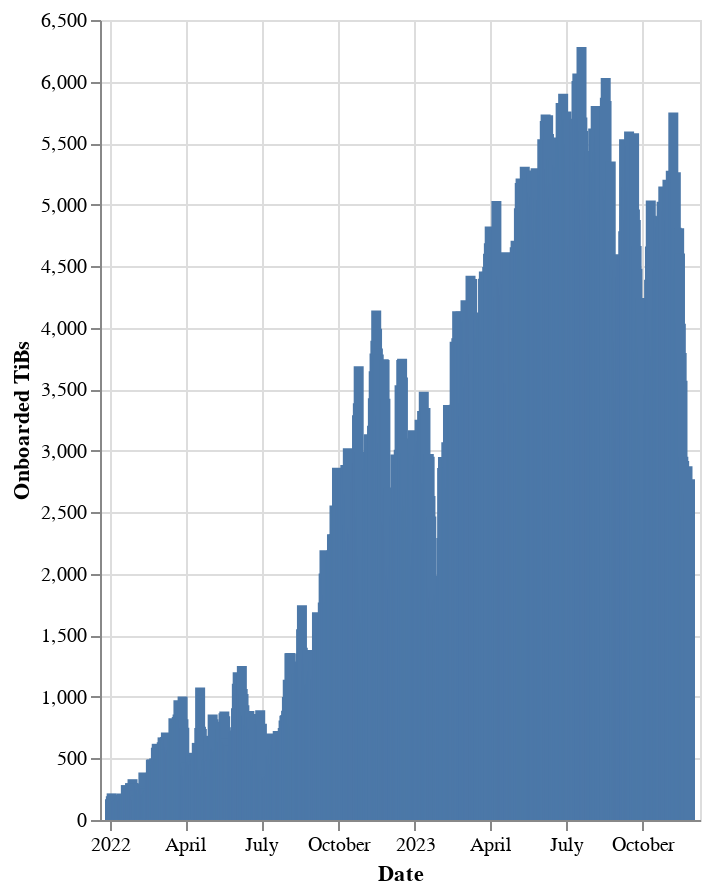

Notebook cell for this chart:
### Markdown cell above
## Data Onboarding Rate

### Code cell
# | output: true

c = (
    alt.Chart(df)
    .mark_bar()
    .encode(
        x=alt.X("date:T", title="Date"),
        y=alt.Y("onboarded_tibs:Q", title="Onboarded TiBs"),
        tooltip=[
            alt.Tooltip("date:T", title="Date"),
            alt.Tooltip("onboarded_tibs:Q", title="Onboarded TiBs"),
        ],
    )
    .properties(width="container", height=400)
    # .interactive(bind_y=False)
)

c.display()

### Figure 1 — Vega-Lite specification as saved in the notebook (floating-point values rounded to 4 significant figures; data arrays with more than 128 entries replaced by an {"elided": "..."} marker saying what was removed)
{"usermeta": {"embedOptions": {"theme": "powerbi"}}, "config": {"view": {"continuousWidth": 300, "continuousHeight": 300}}, "data": {"name": "data-a4a4b7f7d2f1e03d5be0c9bdfef9524c"}, "mark": {"type": "bar"}, "encoding": {"tooltip": [{"field": "date", "title": "Date", "type": "temporal"}, {"field": "onboarded_tibs", "title": "Onboarded TiBs", "type": "quantitative"}], "x": {"field": "date", "title": "Date", "type": "temporal"}, "y": {"field": "onboarded_tibs", "title": "Onboarded TiBs", "type": "quantitative"}}, "height": 400, "width": "container", "$schema": "https://vega.github.io/schema/vega-lite/v5.16.3.json", "datasets": {"data-a4a4b7f7d2f1e03d5be0c9bdfef9524c": {"elided": "696 records"}}}
